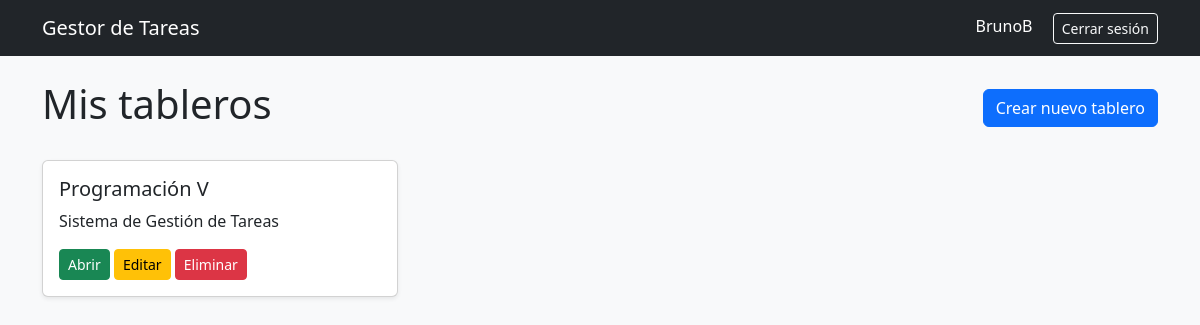
The page / (signed in) on the database as committed earlier.
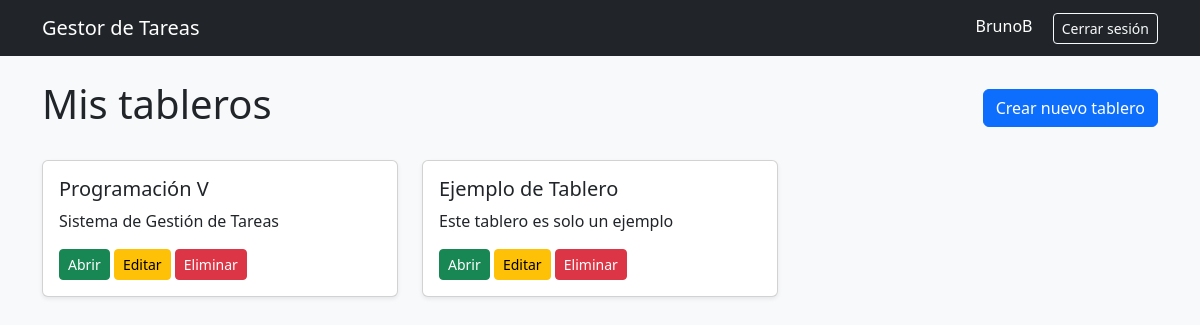
The same page on the database as committed later.
### boards/models.py (models this page shows, shortened)
class Board(models.Model):
    title = models.CharField(max_length=100)
    description = models.TextField(blank=True, null=True)
    owner = models.ForeignKey(User, on_delete=models.CASCADE, related_name='boards')
    created_at = models.DateTimeField(auto_now_add=True)

### boards/views.py (the view)
# urls.py: path('', views.home, name='home'),
@login_required
def home(request):
    boards = Board.objects.filter(owner=request.user)
    return render(request, 'boards/home.html', {
        'boards': boards
    })

### boards/templates/boards/home.html (shortened to what this page needs)
{% extends 'base.html' %}
{% block content %}
<div class="d-flex justify-content-between align-items-center mb-4">
    <h1>Mis tableros</h1>
    <a href="{% url 'create_board' %}" class="btn btn-primary">
        Crear nuevo tablero
    </a>
</div>
<div class="row">
    {% for board in boards %}
        <div class="col-md-4 mb-3">
            <div class="card shadow-sm">
                <div class="card-body">
                    <h5 class="card-title">
                        {{ board.title }}
                    </h5>
                    {% if board.description %}
                        <p class="card-text">{{ board.description }}</p>
                    {% endif %}
                    <a href="{% url 'board_detail' board.id %}" class="btn btn-success btn-sm">
                        Abrir
                    </a>
                    <a href="{% url 'edit_board' board.id %}" class="btn btn-warning btn-sm">
                        Editar
                    </a>
                    <a href="{% url 'delete_board' board.id %}" class="btn btn-danger btn-sm">
                        Eliminar
                    </a>
                </div>
            </div>
        </div>
    {% empty %}
        <p>No tienes tableros creados.</p>
    {% endfor %}
</div>
{% endblock %}

Rows that differ between the two databases and show on the page:
added Board: title "Ejemplo de Tablero", description "Este tablero es solo un ejemplo"
